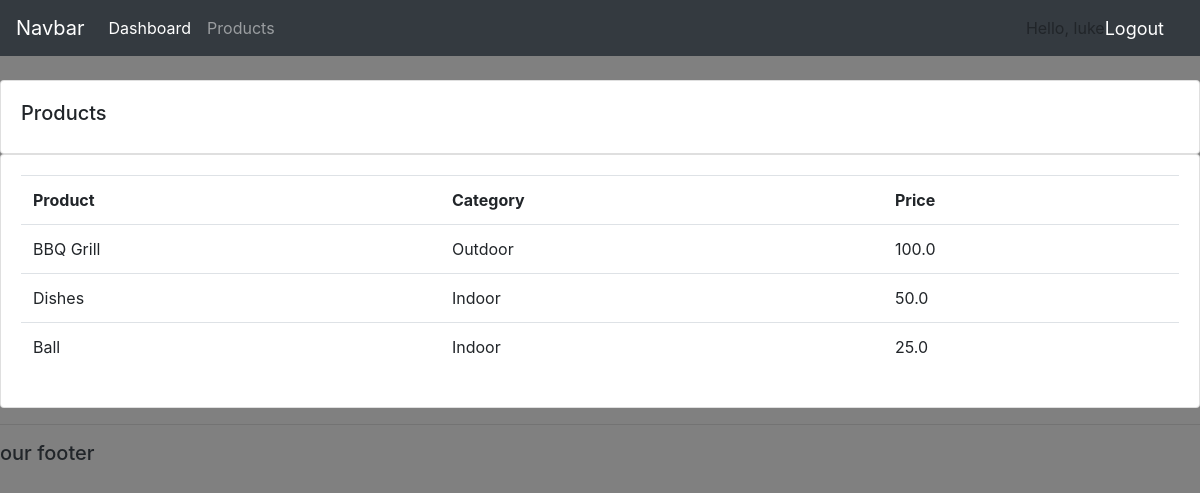
Screenshot of /products/ (signed in) with the database file from the repository.
### accounts/models.py (models this page shows, shortened)
class Product(models.Model):
    CATEGORY=(
        ('Indoor','Indoor'),
        ('Outdoor','Outdoor'),
    )
    name = models.CharField(max_length=200, null=True)
    price = models.FloatField(null=True)
    category = models.CharField(max_length=200, null=True, choices=CATEGORY)
    description= models.CharField(max_length=200, null=True, blank = True)
    date_created = models.DateTimeField(auto_now_add=True)
    tags = models.ManyToManyField(Tag)

### accounts/views.py (the view)
# urls.py: path('products/', views.products, name='products'),
def products(request):
    products = Product.objects.all()
    return render(request, 'accounts/products.html', {'products':products})

### accounts/templates/accounts/products.html
{% extends "accounts/main.html" %}
{% block content%}
    <br>
    <div class="row">
        <div class="col-md">
            <div class="card card-body">
                <h5>Products</h5>
            </div>
            <div class="card card-body">
                <table class="table">
                    <tr>
                        <th>Product</th>
                        <th>Category</th>
                        <th>Price</th>
                    </tr>
                    {% for i in products %}
                    <tr>
                    <td>{{i.name}}</td>
                    <td>{{i.category}}</td>
                    <td>{{i.price}}</td>
                    </tr>
                    {% endfor %}
                </table>
            </div>
        </div>
    </div>
{% endblock %}

### accounts/templates/accounts/navbar.html (shortened to what this page needs)
{% load static %}
<nav class="navbar navbar-expand-lg navbar-dark bg-dark">
  <a class="navbar-brand" href="#">Navbar</a>
    <div class="collapse navbar-collapse" id="navbarNav">
      <ul class="navbar-nav">
        <li class="nav-item active">
          <a class="nav-link" href="{% url 'home' %}">Dashboard <span class="sr-only">(current)</span></a>
        </li>
        <li class="nav-item">
          <a class="nav-link" href="{% url 'products' %}">Products</a>
        </li>
      </ul>
    </div>
    Hello, {{request.user}}</span>
    <span><a class='hello-msg' href="{% url 'logout' %}">Logout</a></span>
  </nav>

### static/css/main.css (style rules this page uses)
body { background-color:grey; }

### accounts/templates/accounts/navbar.html (style rules this page uses)
.hello-msg { font-size:18px; color:#fff; margin-right:20px; }

### rows the page displays
Product: name "BBQ Grill", category "Outdoor", price "100.0"
Product: name "Dishes", category "Indoor", price "50.0"
Product: name "Ball", category "Indoor", price "25.0"

### other values shown
{{ request.user }} "luke"
